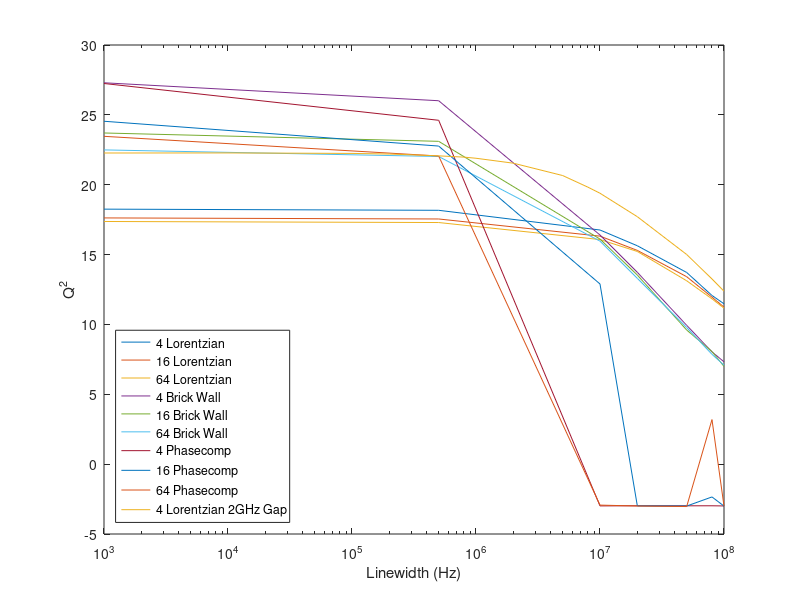
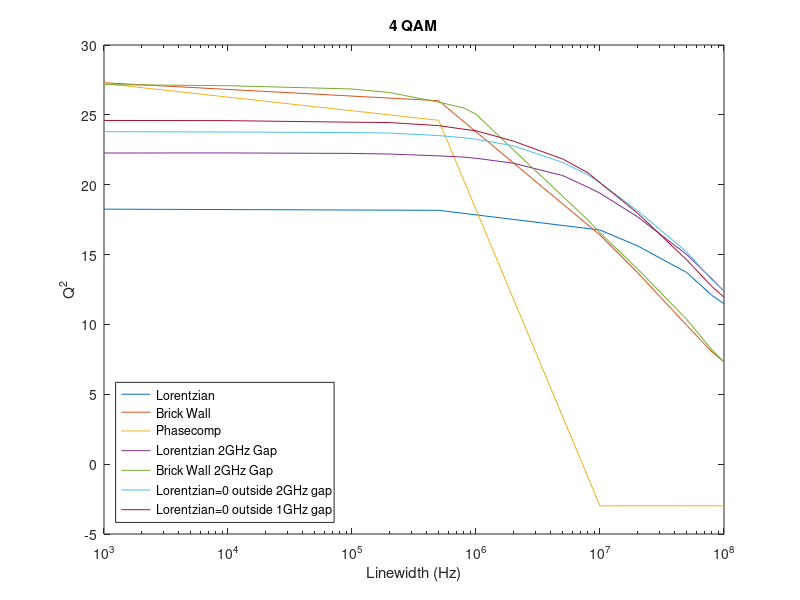
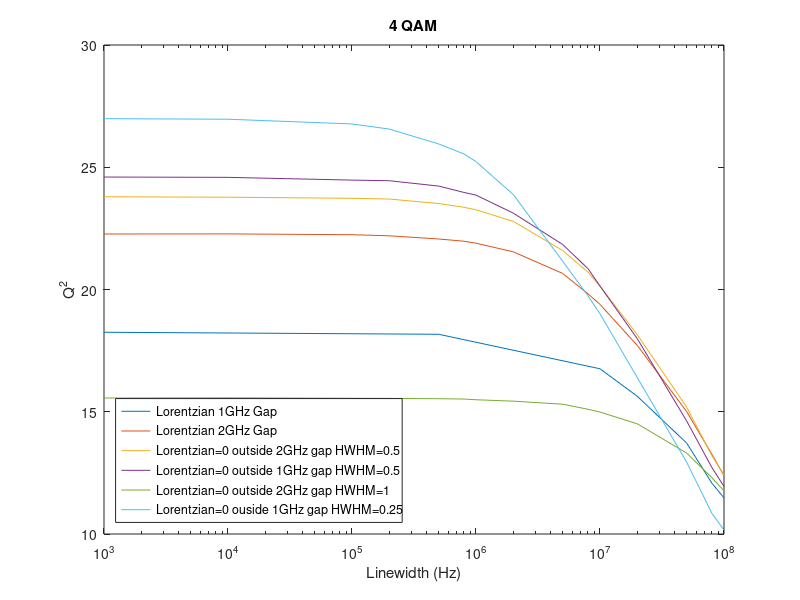

Source code (MATLAB) for these figures, in order:
%%%%%%%%%%%%%%%%%%%%%%%%%%%%%%%%%%%%%%%%%%%%%%%%%%%%%%%%%%%%%%%%%%%%%%%%%%%
%                         Final Year Project                              %
%                               2020                                      %
%%%%%%%%%%%%%%%%%%%%%%%%%%%%%%%%%%%%%%%%%%%%%%%%%%%%%%%%%%%%%%%%%%%%%%%%%%%
% Written by: Emily Harrison (ID: 28761537)
% Supervised by: Dr Bill Corcoran

% PROJECT AIM: produce an optical communications system that uses Optical
% Injection Locking to improve the reliability of the system

% THE PROJECT focuses on M-QAM signals, where M is between 4 and 256. It
% uses linewidths ranging from 1kHz to 10MHz. Transmission speeds are
% between 100Gbps and 1Tbps over distances up to 5000km.

% THIS SCRIPT compares the BER and Q^2 outputs of DPMQAM_Rx across the
% range of linewidths. The main focus is comparing the original algorithm
% for phase compensation with the brick-wall filter and the performance of
% them combined. The aim is to determine where the original phase comp
% algorithm can be benefitted by additional compensation measures.
% Comparisons are made based on QAM modulation level.
% The brick-wall filter has a pass/stop boundary of 0.75/1 Hz in all cases.

%% Housekeeping
close all; clear all; clc;

% All graphs cover the following laser linewidths
Laser = [1e3, 1e4, 1e5, 2e5, 5e5, 8e5, 1e6, 2e6, 5e6, 8e6, 1e7, 2e7, 5e7, 8e7, 1e8];

%% 4-QAM

BERwo = [0, 0, 0, 0, 0, 0, 0, 0, 0, 0, 0, 0.003851, 0.49748, 0.49563, 0.49565];
Qwo = [28.0845, 27.9975, 27.245, 26.6873, 24.9296, 23.679, 23.1953, 20.843, 17.3233, 15.4446, 14.4774, 10.5628, -2.9852, -2.987, -2.9672];

% Results using both algorithms
BERboth = [0.00015263, 0.0014559, 0.0034988];
Qboth4 = [24.2639, 24.2148, 24.1867, 24.1379, 23.8623, 23.7044, 23.5841, 22.9936, 21.5793, 20.4413, 19.842, 17.6293, 14.4173, 12.4406, 11.4519];

% Results from Lorentzian filer width = 0.1
BER4_L01 = [0, 0, 0, 0, 0, 0, 0, 0, 0, 4.6964e-05, 0.0001996, 0.0072207, 0.067604, 0.11878, 0.13813];
Q4_L01 = [27.0187, 26.9105, 26.1034, 25.1971, 22.9726, 22.0363, 21.0457, 18.7712, 15.156, 13.5581, 12.4664, 9.9341, 5.8372, 3.9135, 3.1453];
GMIx4_L01 = [7.0051e-10, 2.394e-09, 2.5419e-10, 9.5282e-08, 1.2788e-09, 3.0976e-07, 9.4098e-08, 6.7981e-08, 3.4677e-07, 2.0917e-07, 1.8003e-06, 1.3287e-05, 2.5804e-07, 1.2621e-05, 4.3933e-06];
GMIy4_L01 = [3.0001e-06, 2.0342e-06, 1.8199e-06, 1.7057e-06, 4.0121e-06, 1.3403e-07, 3.1694e-06, 6.4667e-07, 5.3354e-06, 4.5767e-06, 3.4274e-06, 1.3361e-05, 9.1486e-07, 2.1638e-08, 4.8611e-06];

% Results from first try of Lorentzian filter = width = 0.5
BER4_L05 = [0, 0, 0, 0, 0, 0, 0, 0, 0, 0, 0.00044616, 0.0078077, 0.070434, 0.12637, 0.13845];
Q4_L05 = [26.9457, 26.8612, 25.9188, 25.0762, 23.1318, 21.8355, 21.2671, 18.6536, 15.936, 13.5397, 12.3225, 9.8656, 5.785, 3.7203, 3.2057];
GMIx4_L05 = [2.913e-05, 2.799e-05, 2.8358e-05, 3.3763e-05, 3.0957e-05, 2.6876e-05, 2.5549e-05, 3.5646e-05, 3.7191e-05, 1.5983e-05, 5.2868e-06, 2.823e-05, 3.4058e-05, 9.0521e-07, 4.0984e-05];
GMIy4_L05 = [3.1298e-06, 3.5385e-06, 3.2615e-06, 3.3731e-06, 5.5146e-06, 6.2295e-06, 1.7256e-06, 4.062e-06, 1.734e-07, 7.2821e-06, 2.257e-05, 5.682e-06, 1.1378e-05, 4.5381e-06, 1.332e-08];

% Results from Lorentzian width = 1
BER4_L1 = [0, 0, 0, 0, 0, 0, 0, 0, 0, 9.3928e-05, 0.00052834, 0.011342, 0.073956, 0.12853, 0.14801];
Q4_L1 = [26.7252, 26.6446, 25.7151, 24.8969, 23.032, 21.9079, 21.3185, 18.7498, 15.1734, 13.3364, 12.5269, 9.2843, 5.499, 3.5747, 3.0184];
GMIx4_L1 = [7.2059e-05, 7.1258e-05, 6.816e-05, 7.4153e-05, 7.8331e-05, 8.7777e-05, 6.8853e-05, 6.6614e-05, 8.2712e-05, 0.00010224, 9.1345e-05, 7.8563e-05, 5.9546e-06, 2.1144e-05, 7.684e-05];
GMIy4_L1 = [1.3374e-05, 1.3679e-05, 1.3435e-05, 1.2284e-05, 1.0033e-05, 1.4263e-05, 8.5207e-06, 1.6085e-05, 8.9296e-06, 1.3321e-05, 4.4284e-05, 1.83e-05, 7.757e-09, 2.5764e-05, 2.0441e-05];

% Graphs
% figure(1)
% loglog(Laser, BERwo, Laser(end-2:end), BERboth, Laser, BER4_L01, Laser, BER4_L05, Laser, BER4_L1)
% title('BER: 4-QAM Lorentzian')
% legend('OG Phasecomp','Brick-wall','Width = 0.1', 'Width = 0.5','Width = 1')
% 
% figure(2)
% semilogx(Laser, Qwo, Laser, Qboth4, Laser, Q4_L01, Laser, Q4_L05, Laser, Q4_L1)
% title('Q^2: 4-QAM Lorentzian')
% legend('OG Phasecomp','Brick-wall','Width = 0.1', 'Width = 0.5','Width = 1')
% 
% figure(3)
% semilogx(Laser, GMIx4_L01, Laser, GMIy4_L01, Laser, GMIx4_L05, Laser, GMIy4_L05, Laser, GMIx4_L1, Laser, GMIy4_L1)
% title('GMI: 4-QAM Lorentzian')
% legend('X: Width = 0.1', 'Y: Width = 0.1','X: Width = 0.5','Y: Width = 0.5','X: Width = 1', 'Y: Width = 1')

%% 16-QAM
BER16_L01 = [0, 0, 0, 0, 0, 1.1741e-05, 3.5223e-05, 0.0013326, 0.012921, 0.023828, 0.030333, 0.073187, 0.14602, 0.18214, 0.21077];
Q16_L01 = [24.1165, 24.0807, 23.5162, 22.9914, 21.7836, 20.9072, 20.2313, 18.249, 14.9756, 13.4138, 12.6931, 9.3407, 5.5938, 4.0923, 2.9582];
GMIx16_L01 = [0.00010799, 0.00010941, 0.00010441, 0.00010536, 0.00011026, 0.00012756, 0.00011455, 8.4366e-05, 9.009e-05, 0.00010081, 0.00013587, 0.00015457, 0.00029936, 6.0247e-05, 4.8017e-05];
GMIy16_L01 = [3.8364e-05, 3.6432e-05, 3.5362e-05, 3.953e-05, 3.9869e-05, 4.2879e-05, 3.8272e-05, 4.1579e-05, 4.6112e-05, 3.0216e-05, 4.5583e-05, 1.0847e-05, 1.2741e-05, 5.2714e-05, 2.77e-05];

BER16_L05 = [0, 0, 0, 0, 5.8705e-06, 4.6964e-05, 9.9798e-05, 0.0012445, 0.010455, 0.027456, 0.030403, 0.073868, 0.14053, 0.45382, 0.19778];
Q16_L05 = [23.963, 23.9281, 23.4455, 22.9165, 21.7581, 20.6609, 20.0056, 18.1616, 15.2268, 12.9758, 12.7243, 9.3596, 5.6913, -2.9497, 3.3958];
GMIx16_L05 = [-3.7511e-07, -3.2736e-07, -5.7758e-07, -6.7114e-07, -9.8505e-07, 2.5761e-06, 1.9003e-06, -3.3202e-07, -6.0046e-07, 5.8477e-06, 7.0887e-07, 1.8543e-06, 6.0846e-05, 8.6118e-07, 1.7757e-05];
GMIy16_L05 = [2.5939e-05, 2.5328e-05, 2.4144e-05, 2.4422e-05, 2.2903e-05, 2.5359e-05, 2.7897e-05, 1.5707e-05, 3.2436e-05, 2.4655e-05, 2.1506e-05, 2.8969e-05, 4.5888e-05, 9.5918e-05, 0.00010392];

BER16_L1 = [0, 0, 0, 0, 0, 5.2834e-05, 7.0446e-05, 0.0010449, 0.012551, 0.024357, 0.035651, 0.073915, 0.14742, 0.49909, 0.49905];
Q16_L1 = [23.6519, 23.6117, 23.1603, 22.6948, 21.4653, 20.4434, 19.9716, 18.2681, 14.847, 13.3454, 12.2076, 9.2501, 5.4514, -2.992, -2.9955];
GMIx16_L1 = [-4.2913e-07, -4.343e-07, -2.4578e-07, -5.285e-07, -6.1804e-07, -1.0994e-07, -8.983e-07, -3.6003e-07, -1.2161e-06, 2.7917e-06, 1.6202e-07, 1.5267e-05, 7.7033e-06, 0.00012259, 3.7193e-05];
GMIy16_L1 = [-4.3643e-06, -3.8168e-06, -4.1563e-06, -4.3767e-06, -4.1868e-06, -3.7752e-06, -3.4368e-06, -5.8165e-06, -1.7338e-06, -3.0872e-06, 1.2529e-06, -3.5255e-06, 2.8435e-06, 7.4714e-05, -4.2269e-06];

% % Graphs
% figure(4)
% loglog(Laser, BER16_L01, Laser, BER16_L05, Laser, BER16_L1)
% title('BER: 16-QAM Lorentzian')
% legend('Width = 0.1', 'Width = 0.5','Width = 1')
% 
% figure(5)
% semilogx(Laser, Q16_L01, Laser, Q16_L05, Laser, Q16_L1)
% title('Q^2: 16-QAM Lorentzian')
% legend('Width = 0.1', 'Width = 0.5','Width = 1')
% 
% figure(6)
% semilogx(Laser, GMIx16_L01, Laser, GMIy16_L01, Laser, GMIx16_L05, Laser, GMIy16_L05, Laser, GMIx16_L1, Laser, GMIy16_L1)
% title('GMI: 16-QAM Lorentzian')
% legend('X: Width = 0.1', 'Y: Width = 0.1','X: Width = 0.5','Y: Width = 0.5','X: Width = 1', 'Y: Width = 1')

%% Recovery_compare
% Comparing standard phase-comp, brick-wall filter with phase-comp and
% Lorentzian filter with phase-comp over a subset of linewidths, most
% interested in higher linewidths (>10e7 Hz).

LaserSub = Laser([1,5,11:15]);

BER4_L = [0, 0, 0, 1.1741e-05, 0.00012915, 0.00099798, 0.0017846];
Q4_L = [18.2515, 18.1693, 16.7582, 15.6309, 13.7185, 12.0726, 11.4784];

BER16_L = [0.0020018, 0.0021662, 0.0051836, 0.0095571, 0.02259, 0.036655, 0.045854];
Q16_L = [17.6237, 17.5479, 16.3195, 15.2986, 13.4162, 11.9509, 11.2398];

BER64_L = [0.031548, 0.031865, 0.04449, 0.054678, 0.082132, 0.10177, 0.11248];
Q64_L = [17.3684, 17.2935, 16.0752, 15.2221, 13.1248, 11.8308, 11.1654];


BER4_BW = [0, 0, 0, 0.00032875, 0.0074438, 0.026147, 0.03581];
Q4_BW = [27.2963, 26.0118, 16.4, 13.7308, 9.9371, 8.0349, 7.3249];

BER16_BW = [0, 0, 0.0064106, 0.021879, 0.06879, 0.093986, 0.11421];
Q16_BW = [23.7033, 23.1058, 16.109, 13.535, 9.6017, 8.0571, 6.9971];

BER64_BW = [0.0011937, 0.001949, 0.046005, 0.079952, 0.13571, 0.17113, 0.18757];
Q64_BW = [22.4922, 22.0196, 15.9616, 13.2982, 9.778, 7.861, 7.085];


BER4_PC = [0, 0, 0.49625, 0.49576, 0.4957, 0.49609, 0.4981];
Q4_PC = [27.2447, 24.6119, -2.9886, -2.9797, -2.9821, -2.9803, -2.9913];

BER16_PC = [0, 0, 0.028366, 0.49949, 0.49795, 0.4715, 0.45536];
Q16_PC = [24.5425, 22.7668, 12.8949, -2.9855, -2.9992, -2.3466, -3.002];

BER64_PC = [0.00032875, 0.0020742, 0.45843, 0.49875, 0.49984, 0.27803, 0.4978];
Q64_PC = [23.464, 22.0544, -2.9313, -2.9964, -3.0345, 3.1894, -3.0013];

% subband gap = 2GHz instead of 1GHz - VERY similar (just BER =/= 0) for 16/64 QAM
BER4_L2 = [1.1741e-05, 0.00016437, 0.00084535];
Q4_L2 = [22.2704, 22.2745, 22.241, 22.1965, 22.0662, 21.9745, 21.8941, 21.5408, 20.6566, 19.8223, 19.3903, 17.711, 15.0053, 13.2547, 12.3784];

BER4_BW2 = [0.0047199, 0.023552, 0.038076];
Q4_BW2 = [27.1648, 27.0884, 26.8513, 26.602, 25.9102, 25.4894, 25.048, 22.4994, 19.1774, 17.4648, 16.5513, 13.9969, 10.3616, 8.1783, 7.303];

% subband gap = 2GHz and lorentzian = 0 outside this gap, HWHM = 0.5
BER4_L20 = [1.1741e-05, 0.00032875, 0.00075142];
Q4_L20 = [23.7932, 23.7748, 23.73, 23.7003, 23.516, 23.3633, 23.2601, 22.7862, 21.5936, 20.7061, 20.1385, 18.1481, 15.189, 13.1989, 12.4125];

% subband gap = 1GHz and lorentzian =0 outside this gap, HWHM = 0.5
BER4_L10 = [0.00014089, 0.00059879, 0.0020077];
Q4_L10 = [24.5998, 24.5869, 24.4743, 24.449, 24.23, 23.9698, 23.8606, 23.1232, 21.8405, 20.8528, 20.1396, 17.9851, 14.6213, 12.7117, 11.946];

% subband gap = 2GHz, lorentzian = 0 outside, HWHM = 1 (0.5*gap)
BER4_L201 = [0, 0, 0, 0, 1.1741e-05, 0, 0, 1.1741e-05, 1.1741e-05, 2.3482e-05, 0, 3.5223e-05, 0.00029352, 0.00096276, 0.001949];
Q4_L201 = [15.5621, 15.5691, 15.5521, 15.5465, 15.5334, 15.52, 15.4912, 15.4331, 15.3087, 15.1021, 14.9875, 14.5062, 13.3098, 12.2991, 11.7638];

% subband gap = 1GHz, lorentzian = 0 outside, HWHM = 0.25
BER4_L025 = [0.00015263, 0.0035223, 0.0057531];
Q4_L025 = [26.9872, 26.9644, 26.7714, 26.5611, 25.9532, 25.5435, 25.2329, 23.8795, 21.1565, 19.7396, 19.0061, 16.3941, 12.9378, 10.8355, 10.1677];

% figure(7)
% loglog(LaserSub, BER4_L, LaserSub, BER16_L, LaserSub, BER64_L, LaserSub, BER4_BW, LaserSub, BER16_BW, LaserSub, BER64_BW, LaserSub, BER4_PC, LaserSub, BER16_PC, LaserSub, BER64_PC)
% legend('4 Lorentzian', '16 Lorentzian', '64 Lorentzian', '4 Brick Wall', '16 Brick Wall','64 Brick Wall', '4 Phasecomp', '16 Phasecomp', '64 Phasecomp')
% legend('location', 'southwest')
% xlabel('Linewidth (Hz)')
% ylabel('BER')

figure(8)
semilogx(LaserSub, Q4_L, LaserSub, Q16_L, LaserSub, Q64_L, LaserSub, Q4_BW, LaserSub, Q16_BW, LaserSub, Q64_BW, LaserSub, Q4_PC, LaserSub, Q16_PC, LaserSub, Q64_PC, Laser, Q4_L2)
legend('4 Lorentzian', '16 Lorentzian', '64 Lorentzian', '4 Brick Wall', '16 Brick Wall','64 Brick Wall', '4 Phasecomp', '16 Phasecomp', '64 Phasecomp', '4 Lorentzian 2GHz Gap')
legend('location', 'southwest')
xlabel('Linewidth (Hz)')
ylabel('Q^2')

figure(9)
semilogx(LaserSub, Q4_L, LaserSub, Q4_BW, LaserSub, Q4_PC, Laser, Q4_L2, Laser, Q4_BW2, Laser, Q4_L20, Laser, Q4_L10)
legend('Lorentzian', 'Brick Wall', 'Phasecomp', 'Lorentzian 2GHz Gap', 'Brick Wall 2GHz Gap', 'Lorentzian=0 outside 2GHz gap', 'Lorentzian=0 outside 1GHz gap')
legend('location', 'southwest')
xlabel('Linewidth (Hz)')
ylabel('Q^2')
title('4 QAM')

figure(10)
semilogx(LaserSub, Q4_L, Laser, Q4_L2, Laser, Q4_L20, Laser, Q4_L10, Laser, Q4_L201, Laser, Q4_L025)
legend('Lorentzian 1GHz Gap', 'Lorentzian 2GHz Gap', 'Lorentzian=0 outside 2GHz gap HWHM=0.5', 'Lorentzian=0 outside 1GHz gap HWHM=0.5', 'Lorentzian=0 outside 2GHz gap HWHM=1', 'Lorentzian=0 ouside 1GHz gap HWHM=0.25')
legend('location', 'southwest')
xlabel('Linewidth (Hz)')
ylabel('Q^2')
title('4 QAM')